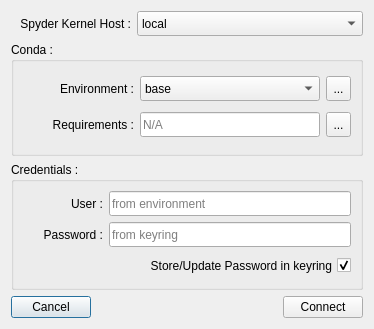
<?xml version="1.0" encoding="UTF-8"?>
<ui version="4.0">
 <class>Dialog</class>
 <widget class="QDialog" name="Dialog">
  <property name="geometry">
   <rect>
    <x>0</x>
    <y>0</y>
    <width>372</width>
    <height>329</height>
   </rect>
  </property>
  <property name="sizePolicy">
   <sizepolicy hsizetype="Preferred" vsizetype="Minimum">
    <horstretch>0</horstretch>
    <verstretch>0</verstretch>
   </sizepolicy>
  </property>
  <property name="minimumSize">
   <size>
    <width>0</width>
    <height>0</height>
   </size>
  </property>
  <property name="maximumSize">
   <size>
    <width>16777215</width>
    <height>16777215</height>
   </size>
  </property>
  <property name="windowTitle">
   <string>Dialog</string>
  </property>
  <layout class="QVBoxLayout" name="verticalLayout_3">
   <item>
    <layout class="QHBoxLayout" name="horizontalLayout">
     <item>
      <widget class="QLabel" name="label">
       <property name="sizePolicy">
        <sizepolicy hsizetype="Fixed" vsizetype="Fixed">
         <horstretch>0</horstretch>
         <verstretch>0</verstretch>
        </sizepolicy>
       </property>
       <property name="minimumSize">
        <size>
         <width>120</width>
         <height>25</height>
        </size>
       </property>
       <property name="maximumSize">
        <size>
         <width>120</width>
         <height>25</height>
        </size>
       </property>
       <property name="text">
        <string>Spyder Kernel Host :</string>
       </property>
       <property name="alignment">
        <set>Qt::AlignRight|Qt::AlignTrailing|Qt::AlignVCenter</set>
       </property>
      </widget>
     </item>
     <item>
      <widget class="QComboBox" name="spyderKernelHosts">
       <property name="sizePolicy">
        <sizepolicy hsizetype="MinimumExpanding" vsizetype="Fixed">
         <horstretch>0</horstretch>
         <verstretch>25</verstretch>
        </sizepolicy>
       </property>
       <property name="minimumSize">
        <size>
         <width>180</width>
         <height>25</height>
        </size>
       </property>
       <item>
        <property name="text">
         <string>local</string>
        </property>
       </item>
       <item>
        <property name="text">
         <string>Carlos' Mac Book pro</string>
        </property>
       </item>
       <item>
        <property name="text">
         <string>Ralf's Server</string>
        </property>
       </item>
       <item>
        <property name="text">
         <string>Gonzalo's Raspberry Pi</string>
        </property>
       </item>
       <item>
        <property name="text">
         <string>Tom's MiniSCT</string>
        </property>
       </item>
      </widget>
     </item>
    </layout>
   </item>
   <item>
    <widget class="QGroupBox" name="groupBox">
     <property name="title">
      <string>Conda :</string>
     </property>
     <layout class="QVBoxLayout" name="verticalLayout_2">
      <item>
       <layout class="QHBoxLayout" name="horizontalLayout_2">
        <item>
         <widget class="QLabel" name="label_2">
          <property name="sizePolicy">
           <sizepolicy hsizetype="Fixed" vsizetype="Fixed">
            <horstretch>0</horstretch>
            <verstretch>0</verstretch>
           </sizepolicy>
          </property>
          <property name="minimumSize">
           <size>
            <width>111</width>
            <height>25</height>
           </size>
          </property>
          <property name="maximumSize">
           <size>
            <width>111</width>
            <height>25</height>
           </size>
          </property>
          <property name="text">
           <string>Environment :</string>
          </property>
          <property name="alignment">
           <set>Qt::AlignRight|Qt::AlignTrailing|Qt::AlignVCenter</set>
          </property>
         </widget>
        </item>
        <item>
         <widget class="QComboBox" name="condaEnvironments">
          <property name="sizePolicy">
           <sizepolicy hsizetype="MinimumExpanding" vsizetype="Fixed">
            <horstretch>0</horstretch>
            <verstretch>25</verstretch>
           </sizepolicy>
          </property>
          <property name="minimumSize">
           <size>
            <width>180</width>
            <height>25</height>
           </size>
          </property>
          <item>
           <property name="text">
            <string>base</string>
           </property>
          </item>
          <item>
           <property name="text">
            <string>anaconda3</string>
           </property>
          </item>
          <item>
           <property name="text">
            <string>_spyder_</string>
           </property>
          </item>
          <item>
           <property name="text">
            <string>MiniSCT</string>
           </property>
          </item>
          <item>
           <property name="text">
            <string>RPI</string>
           </property>
          </item>
         </widget>
        </item>
        <item>
         <widget class="QToolButton" name="manageCondaEnvironment">
          <property name="minimumSize">
           <size>
            <width>25</width>
            <height>25</height>
           </size>
          </property>
          <property name="maximumSize">
           <size>
            <width>25</width>
            <height>25</height>
           </size>
          </property>
          <property name="text">
           <string>...</string>
          </property>
         </widget>
        </item>
       </layout>
      </item>
      <item>
       <layout class="QHBoxLayout" name="horizontalLayout_7">
        <item>
         <widget class="QLabel" name="label_6">
          <property name="sizePolicy">
           <sizepolicy hsizetype="Fixed" vsizetype="Fixed">
            <horstretch>0</horstretch>
            <verstretch>0</verstretch>
           </sizepolicy>
          </property>
          <property name="minimumSize">
           <size>
            <width>111</width>
            <height>25</height>
           </size>
          </property>
          <property name="maximumSize">
           <size>
            <width>111</width>
            <height>25</height>
           </size>
          </property>
          <property name="text">
           <string>Requirements :</string>
          </property>
          <property name="alignment">
           <set>Qt::AlignRight|Qt::AlignTrailing|Qt::AlignVCenter</set>
          </property>
         </widget>
        </item>
        <item>
         <widget class="QLineEdit" name="lineEdit">
          <property name="sizePolicy">
           <sizepolicy hsizetype="MinimumExpanding" vsizetype="Fixed">
            <horstretch>0</horstretch>
            <verstretch>0</verstretch>
           </sizepolicy>
          </property>
          <property name="minimumSize">
           <size>
            <width>180</width>
            <height>25</height>
           </size>
          </property>
          <property name="maximumSize">
           <size>
            <width>16777215</width>
            <height>25</height>
           </size>
          </property>
          <property name="placeholderText">
           <string>N/A</string>
          </property>
          <property name="clearButtonEnabled">
           <bool>true</bool>
          </property>
         </widget>
        </item>
        <item>
         <widget class="QToolButton" name="findRequirements">
          <property name="minimumSize">
           <size>
            <width>25</width>
            <height>25</height>
           </size>
          </property>
          <property name="maximumSize">
           <size>
            <width>25</width>
            <height>25</height>
           </size>
          </property>
          <property name="text">
           <string>...</string>
          </property>
         </widget>
        </item>
       </layout>
      </item>
     </layout>
    </widget>
   </item>
   <item>
    <widget class="QGroupBox" name="credentials">
     <property name="sizePolicy">
      <sizepolicy hsizetype="MinimumExpanding" vsizetype="Minimum">
       <horstretch>0</horstretch>
       <verstretch>0</verstretch>
      </sizepolicy>
     </property>
     <property name="title">
      <string>Credentials :</string>
     </property>
     <layout class="QVBoxLayout" name="verticalLayout">
      <item>
       <layout class="QHBoxLayout" name="horizontalLayout_3">
        <item>
         <widget class="QLabel" name="label_4">
          <property name="sizePolicy">
           <sizepolicy hsizetype="Fixed" vsizetype="Fixed">
            <horstretch>0</horstretch>
            <verstretch>0</verstretch>
           </sizepolicy>
          </property>
          <property name="minimumSize">
           <size>
            <width>80</width>
            <height>25</height>
           </size>
          </property>
          <property name="maximumSize">
           <size>
            <width>80</width>
            <height>25</height>
           </size>
          </property>
          <property name="text">
           <string>User :</string>
          </property>
          <property name="alignment">
           <set>Qt::AlignRight|Qt::AlignTrailing|Qt::AlignVCenter</set>
          </property>
         </widget>
        </item>
        <item>
         <widget class="QLineEdit" name="user">
          <property name="sizePolicy">
           <sizepolicy hsizetype="MinimumExpanding" vsizetype="Fixed">
            <horstretch>0</horstretch>
            <verstretch>0</verstretch>
           </sizepolicy>
          </property>
          <property name="minimumSize">
           <size>
            <width>160</width>
            <height>25</height>
           </size>
          </property>
          <property name="maximumSize">
           <size>
            <width>16777215</width>
            <height>25</height>
           </size>
          </property>
          <property name="placeholderText">
           <string>from environment</string>
          </property>
          <property name="clearButtonEnabled">
           <bool>true</bool>
          </property>
         </widget>
        </item>
       </layout>
      </item>
      <item>
       <layout class="QHBoxLayout" name="horizontalLayout_4">
        <item>
         <widget class="QLabel" name="label_5">
          <property name="sizePolicy">
           <sizepolicy hsizetype="Fixed" vsizetype="Fixed">
            <horstretch>0</horstretch>
            <verstretch>0</verstretch>
           </sizepolicy>
          </property>
          <property name="minimumSize">
           <size>
            <width>80</width>
            <height>25</height>
           </size>
          </property>
          <property name="maximumSize">
           <size>
            <width>80</width>
            <height>25</height>
           </size>
          </property>
          <property name="text">
           <string>Password :</string>
          </property>
          <property name="alignment">
           <set>Qt::AlignRight|Qt::AlignTrailing|Qt::AlignVCenter</set>
          </property>
         </widget>
        </item>
        <item>
         <widget class="QLineEdit" name="password">
          <property name="sizePolicy">
           <sizepolicy hsizetype="MinimumExpanding" vsizetype="Fixed">
            <horstretch>0</horstretch>
            <verstretch>0</verstretch>
           </sizepolicy>
          </property>
          <property name="minimumSize">
           <size>
            <width>160</width>
            <height>25</height>
           </size>
          </property>
          <property name="maximumSize">
           <size>
            <width>16777215</width>
            <height>25</height>
           </size>
          </property>
          <property name="placeholderText">
           <string>from keyring</string>
          </property>
          <property name="clearButtonEnabled">
           <bool>true</bool>
          </property>
         </widget>
        </item>
       </layout>
      </item>
      <item>
       <widget class="QCheckBox" name="checkBox">
        <property name="sizePolicy">
         <sizepolicy hsizetype="Expanding" vsizetype="Fixed">
          <horstretch>0</horstretch>
          <verstretch>0</verstretch>
         </sizepolicy>
        </property>
        <property name="minimumSize">
         <size>
          <width>0</width>
          <height>25</height>
         </size>
        </property>
        <property name="maximumSize">
         <size>
          <width>16777215</width>
          <height>25</height>
         </size>
        </property>
        <property name="layoutDirection">
         <enum>Qt::RightToLeft</enum>
        </property>
        <property name="text">
         <string>Store/Update Password in keyring</string>
        </property>
        <property name="checked">
         <bool>true</bool>
        </property>
       </widget>
      </item>
     </layout>
    </widget>
   </item>
   <item>
    <layout class="QHBoxLayout" name="horizontalLayout_5">
     <item>
      <widget class="QPushButton" name="cancelButton">
       <property name="text">
        <string>Cancel</string>
       </property>
      </widget>
     </item>
     <item>
      <spacer name="horizontalSpacer">
       <property name="orientation">
        <enum>Qt::Horizontal</enum>
       </property>
       <property name="sizeHint" stdset="0">
        <size>
         <width>40</width>
         <height>20</height>
        </size>
       </property>
      </spacer>
     </item>
     <item>
      <widget class="QPushButton" name="connectButton">
       <property name="text">
        <string>Connect</string>
       </property>
      </widget>
     </item>
    </layout>
   </item>
  </layout>
 </widget>
 <resources/>
 <connections/>
</ui>
